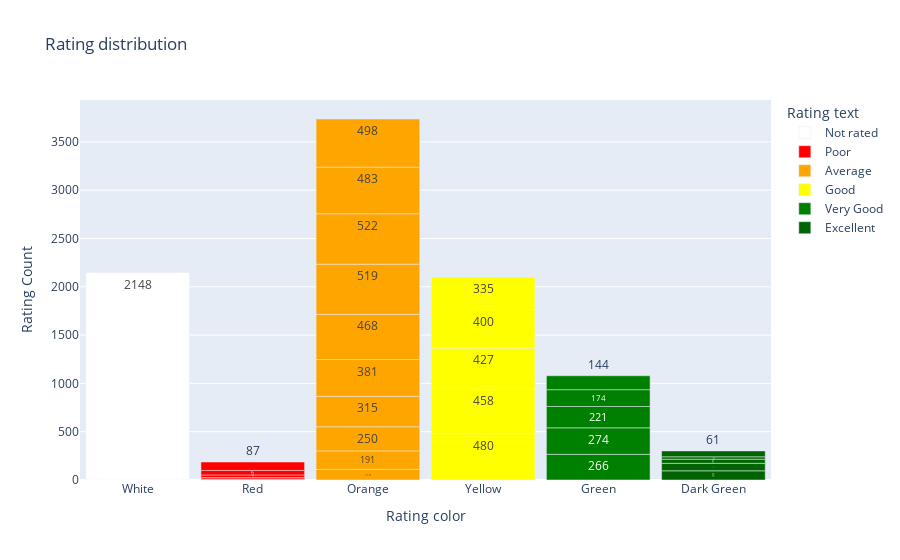

The cell this chart's notebook holds for it:
### Code cell
#Plotting using plotly
fig=px.bar(rating,x='Rating color',color='Rating text',y='Rating Count',
             color_discrete_sequence=['White','Red','Orange','Yellow','Green','Darkgreen'],text='Rating Count',
             title='Rating distribution')
fig.update_layout(bargap=0.1)
fig.show()

### Figure 1 — Plotly figure (JSON) as saved in the notebook; plotly's stock layout.template omitted (floating-point values rounded to 4 significant figures)
{"data": [{"alignmentgroup": "True", "hovertemplate": "Rating text=Not rated<br>Rating color=%{x}<br>Rating Count=%{text}<extra></extra>", "legendgroup": "Not rated", "marker": {"color": "White", "pattern": {"shape": ""}}, "name": "Not rated", "offsetgroup": "Not rated", "orientation": "v", "showlegend": true, "text": [2148], "textposition": "auto", "type": "bar", "x": ["White"], "xaxis": "x", "y": [2148], "yaxis": "y"}, {"alignmentgroup": "True", "hovertemplate": "Rating text=Poor<br>Rating color=%{x}<br>Rating Count=%{text}<extra></extra>", "legendgroup": "Poor", "marker": {"color": "Red", "pattern": {"shape": ""}}, "name": "Poor", "offsetgroup": "Poor", "orientation": "v", "showlegend": true, "text": [1, 2, 7, 15, 27, 47, 87], "textposition": "auto", "type": "bar", "x": ["Red", "Red", "Red", "Red", "Red", "Red", "Red"], "xaxis": "x", "y": [1, 2, 7, 15, 27, 47, 87], "yaxis": "y"}, {"alignmentgroup": "True", "hovertemplate": "Rating text=Average<br>Rating color=%{x}<br>Rating Count=%{text}<extra></extra>", "legendgroup": "Average", "marker": {"color": "Orange", "pattern": {"shape": ""}}, "name": "Average", "offsetgroup": "Average", "orientation": "v", "showlegend": true, "text": [110, 191, 250, 315, 381, 468, 519, 522, 483, 498], "textposition": "auto", "type": "bar", "x": ["Orange", "Orange", "Orange", "Orange", "Orange", "Orange", "Orange", "Orange", "Orange", "Orange"], "xaxis": "x", "y": [110, 191, 250, 315, 381, 468, 519, 522, 483, 498], "yaxis": "y"}, {"alignmentgroup": "True", "hovertemplate": "Rating text=Good<br>Rating color=%{x}<br>Rating Count=%{text}<extra></extra>", "legendgroup": "Good", "marker": {"color": "Yellow", "pattern": {"shape": ""}}, "name": "Good", "offsetgroup": "Good", "orientation": "v", "showlegend": true, "text": [480, 458, 427, 400, 335], "textposition": "auto", "type": "bar", "x": ["Yellow", "Yellow", "Yellow", "Yellow", "Yellow"], "xaxis": "x", "y": [480, 458, 427, 400, 335], "yaxis": "y"}, {"alignmentgroup": "True", "hovertemplate": "Rating text=Very Good<br>Rating color=%{x}<br>Rating Count=%{text}<extra></extra>", "legendgroup": "Very Good", "marker": {"color": "Green", "pattern": {"shape": ""}}, "name": "Very Good", "offsetgroup": "Very Good", "orientation": "v", "showlegend": true, "text": [266, 274, 221, 174, 144], "textposition": "auto", "type": "bar", "x": ["Green", "Green", "Green", "Green", "Green"], "xaxis": "x", "y": [266, 274, 221, 174, 144], "yaxis": "y"}, {"alignmentgroup": "True", "hovertemplate": "Rating text=Excellent<br>Rating color=%{x}<br>Rating Count=%{text}<extra></extra>", "legendgroup": "Excellent", "marker": {"color": "Darkgreen", "pattern": {"shape": ""}}, "name": "Excellent", "offsetgroup": "Excellent", "orientation": "v", "showlegend": true, "text": [95, 78, 42, 25, 61], "textposition": "auto", "type": "bar", "x": ["Dark Green", "Dark Green", "Dark Green", "Dark Green", "Dark Green"], "xaxis": "x", "y": [95, 78, 42, 25, 61], "yaxis": "y"}], "layout": {"bargap": 0.1, "barmode": "relative", "legend": {"title": {"text": "Rating text"}, "tracegroupgap": 0}, "title": {"text": "Rating distribution"}, "xaxis": {"anchor": "y", "domain": [0, 1], "title": {"text": "Rating color"}}, "yaxis": {"anchor": "x", "domain": [0, 1], "title": {"text": "Rating Count"}}}}
